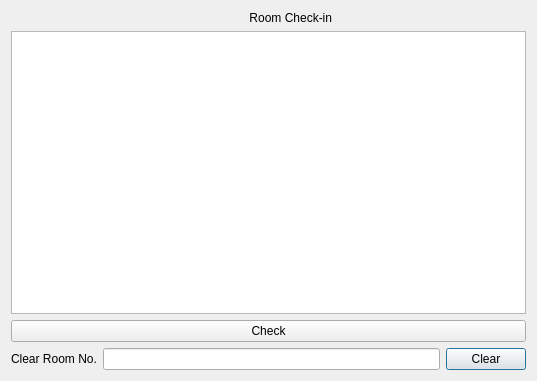
<?xml version="1.0" encoding="UTF-8"?>
<ui version="4.0">
 <class>ClearRoom</class>
 <widget class="QDialog" name="ClearRoom">
  <property name="geometry">
   <rect>
    <x>0</x>
    <y>0</y>
    <width>537</width>
    <height>381</height>
   </rect>
  </property>
  <property name="windowTitle">
   <string>Dialog</string>
  </property>
  <layout class="QGridLayout" name="gridLayout">
   <item row="4" column="1">
    <widget class="QLineEdit" name="clearnum"/>
   </item>
   <item row="4" column="0">
    <widget class="QLabel" name="label">
     <property name="text">
      <string>Clear Room No.</string>
     </property>
    </widget>
   </item>
   <item row="4" column="2">
    <widget class="QPushButton" name="btnclear">
     <property name="text">
      <string>Clear</string>
     </property>
    </widget>
   </item>
   <item row="2" column="0" colspan="3">
    <widget class="QTableView" name="tableView"/>
   </item>
   <item row="0" column="1">
    <widget class="QLabel" name="label_2">
     <property name="text">
      <string>                                            Room Check-in</string>
     </property>
    </widget>
   </item>
   <item row="3" column="0" colspan="3">
    <widget class="QPushButton" name="btncheck">
     <property name="text">
      <string>Check</string>
     </property>
    </widget>
   </item>
  </layout>
 </widget>
 <resources/>
 <connections/>
</ui>
